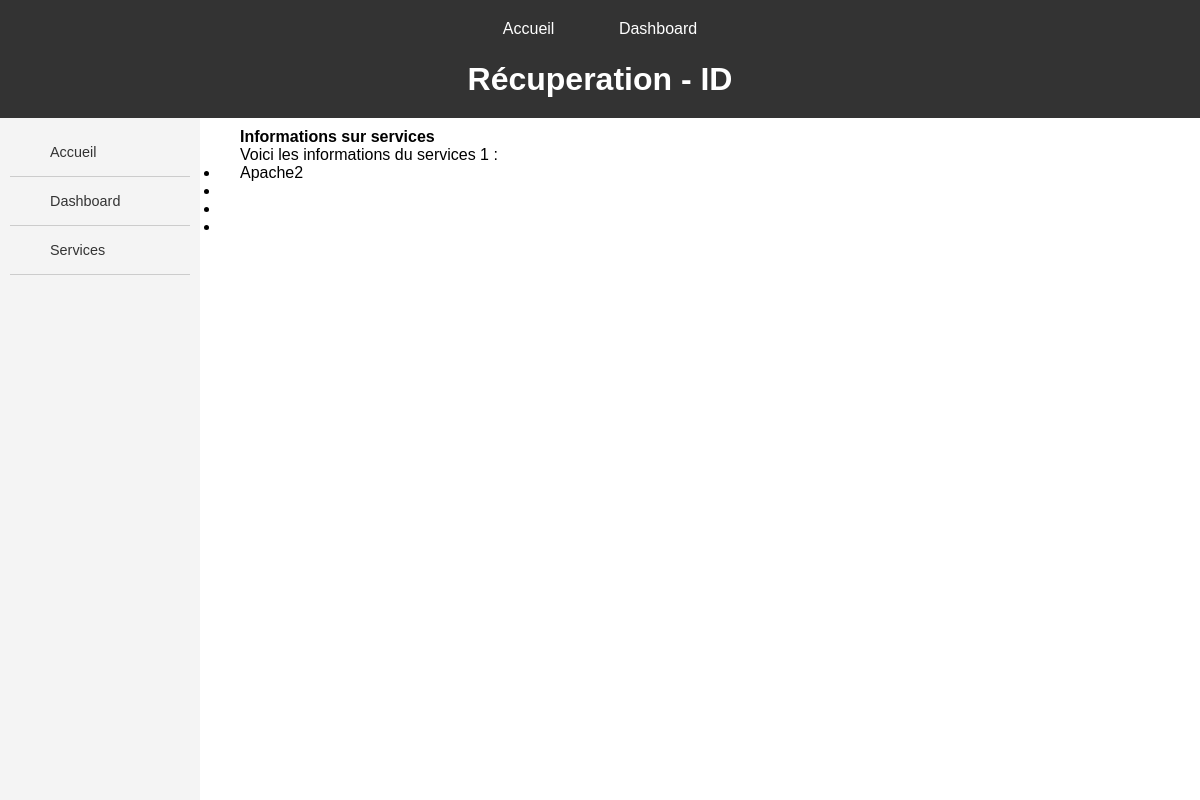
The page /service/1/ on the database as committed earlier.
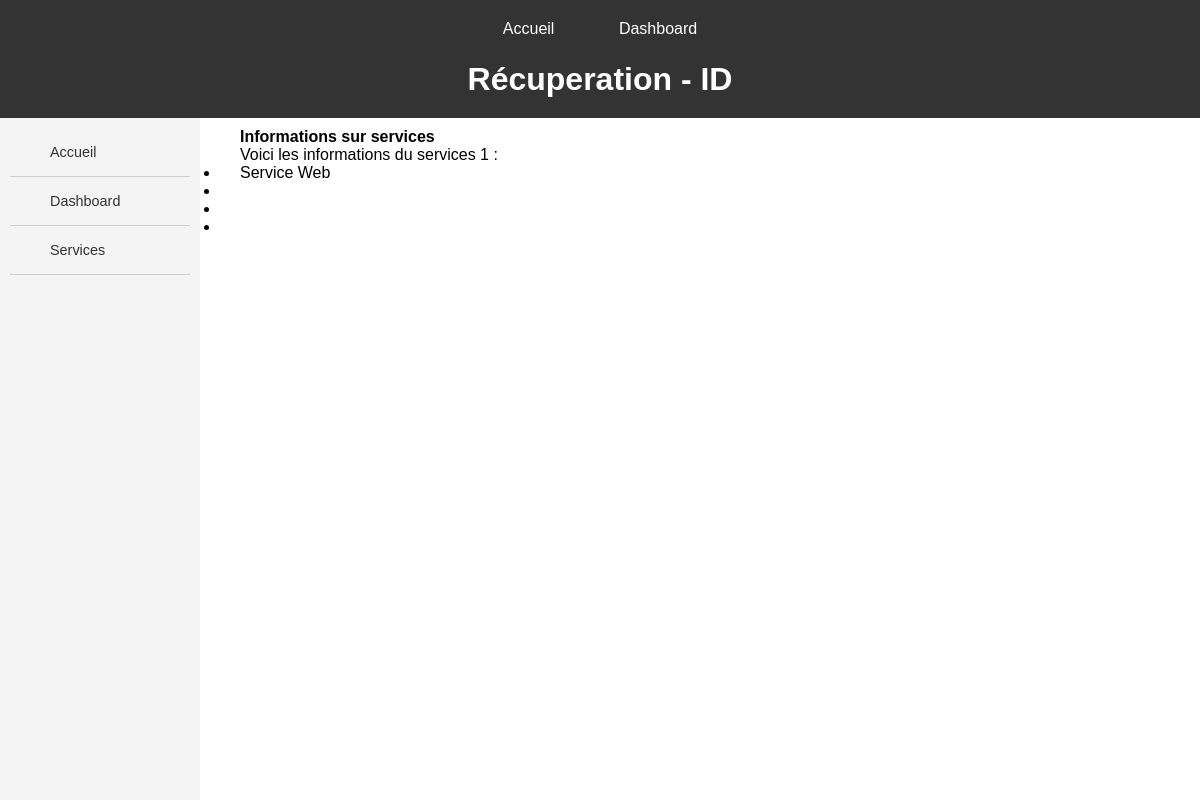
The same page on the database as committed later.
### servops/models.py (models this page shows, shortened)
class Service(models.Model):
    name = models.CharField(max_length=200)
    launch_date = models.DateField()
    memory_used = models.IntegerField()
    required_memory = models.IntegerField()
    launch_server = models.ForeignKey(Server, on_delete=models.CASCADE, related_name='services')

### servops/views.py (the view)
# urls.py: path('service/<int:id>/', views.AfficheServiceView, name="affiche_service"),
def AfficheServiceView(request, id):
    service = Service.objects.get(id=id)
    return render(request, 'servops/CRUD/CRUD_services/affiche_service.html', {'service': service})

### servops/templates/servops/CRUD/CRUD_services/affiche_service.html (shortened to what this page needs)
{% extends 'servops/MAIN/main_dashboard.html' %}
{% block header %}Récuperation - ID{% endblock %}
{% block sidebar %}
    <ul>
        <li><a href="{% url 'index' %}">Accueil</a></li>
        <li><a href="{% url 'dashboard' %}">Dashboard</a></li>
        <li><a href="{% url 'services_crud' %}">Services</a></li>
    </ul>
{% endblock %}
{% block content %}
    <h2>Informations sur services</h2>
    <p>Voici les informations du services {{ service.id }} :</p>
    <ul>
        <li><p>{{service.name}}</p></li>
        <li><p>{{service.description}}</p></li>
        <li><p>{{service.price}}</p></li>
        <li><p>{{service.server_type}}</p></li>
    </ul>
{% endblock %}

Rows that differ between the two databases and show on the page:
changed Service id 1: name "Apache2" → "Service Web"
